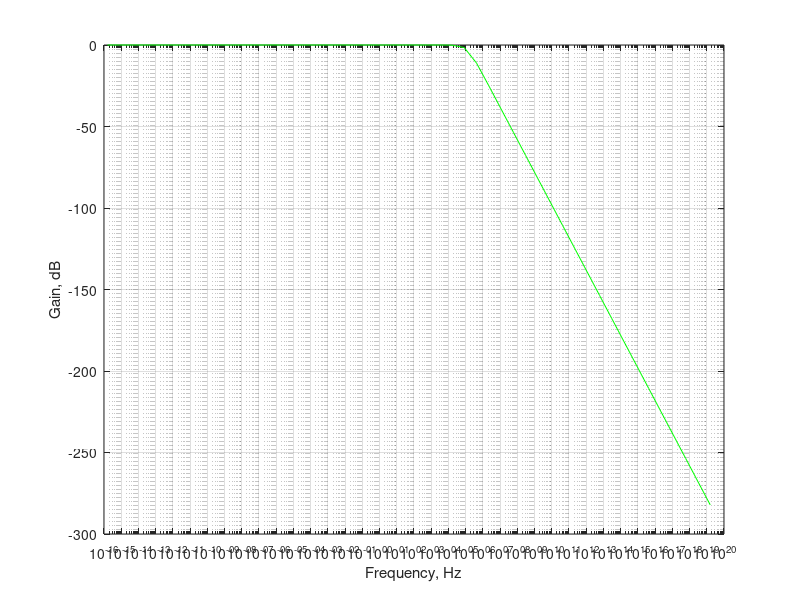

Here is the MATLAB script that generated this plot: (Note: this script raises an error after producing the figure.)
%To design a LPF with cutoff frequency 124 kHz or 124000 Hz -
fc = 124000;
R = 3500;
C = 1/(2*pi*R*fc);
%Then, in Transfer function-
numerator = [0 0 1];
denominator = [0 R*C 1];
w = logspace(-15,20);
h = freqs(numerator,denominator,w);
f = w/(2*pi);
magnitude = 20*log10(abs(h));
semilogx(f,magnitude,'g');
grid on;
xlabel('Frequency, Hz');
ylabel('Gain, dB');
xline(124000,'r','124 kHz');
yline(-3,'b','-3 dB');
